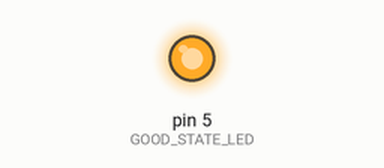
This sketch was run on a simulated Arduino Uno, built with avr-gcc and run on an emulated ATmega328P. Parts: output pins drawn as LEDs (lit = HIGH). Wiring (inferred from the names in the program): 24Cxx EEPROM at I2C address 0x50. EEPROM starts erased; what the sketch prints to the serial monitor is not drawn.

Above: at 0.1 s.
Timing chart, 0 to 1.6 s (numbered marks = the images above):
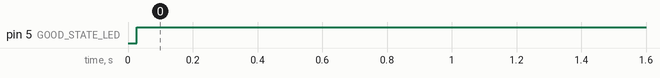

Measured:
- by itself, pin 5 (GOOD_STATE_LED): LOW → HIGH at 0.03 s

The sketch:

pc_memory_writer.ino
```cpp
#include <Wire.h>

const int32_t BATTERY_POWER_VALUE = int32_t(300) * int32_t(60) * 120;

const int GOOD_STATE_LED = 5;
const uint8_t BATTERY_ADDRESS = 80;
const uint8_t ONE_BYTE_SIZE = 1;
uint16_t BATTERY_CURSOR = 21; // for 2021 year, change it to 22 in 2022
uint16_t cursorAddress = 0;

int32_t readByteAsInt32() {
  int32_t rdata = 0xFF;

  Wire.beginTransmission(BATTERY_ADDRESS);
  //Wire.write((int)(cursorAddress >> 8));   // MSB
  Wire.write((int)(cursorAddress & 0xFF)); // LSB
  Wire.endTransmission();

  Wire.requestFrom(BATTERY_ADDRESS, ONE_BYTE_SIZE);

  if (Wire.available()) {
    rdata = Wire.read();
    ++cursorAddress;
    //Serial.print("new data from I2C: ");
    //Serial.println(rdata);
  }

  return rdata;
}

void writeInt32AsByte(int32_t value) {
  Serial.print("write byte value ");
  Serial.print(value);
  Serial.print(" to the address ");
  Serial.println(cursorAddress);

  //i2ceeprom.write8(cursorAddress, value);
  Wire.beginTransmission(BATTERY_ADDRESS);
  //Wire.write((int)(cursorAddress >> 8));   // MSB
  Wire.write((int)(cursorAddress & 0xFF)); // LSB
  Wire.write(value);
  Wire.endTransmission();

   ++cursorAddress;
  delay(5);


}

int32_t readNextInt32() {
  int32_t a = readByteAsInt32();
  int32_t b = readByteAsInt32();
  int32_t c = readByteAsInt32();
  int32_t d = readByteAsInt32();
  return a | (b << 8) | (c << 16) | (d << 24);
}

void writeNextInt32(int32_t value) {
  int32_t a = value & 0xFF;
  int32_t b = (value >> 8) & 0xFF;
  int32_t c = (value >> 16) & 0xFF;
  int32_t d = (value >> 24) & 0xFF;

  writeInt32AsByte(a);
  writeInt32AsByte(b);
  writeInt32AsByte(c);
  writeInt32AsByte(d);
}

bool testBatteryMemory() {
  Wire.begin();
  Wire.beginTransmission(BATTERY_ADDRESS);
  int error = Wire.endTransmission();
  Serial.print("Error: ");
  Serial.print(error);

  if (error == 0) {
    Serial.println(": battery OK");
    return true;
  } else {
    Serial.println(": battery not found.");
    return false;
  }
}


int32_t readBatteryValue() {
  cursorAddress = BATTERY_CURSOR;
  int32_t value = readNextInt32();
  return value;
}

void updateBatteryValue(int32_t newValue) {
  cursorAddress = BATTERY_CURSOR;
  int32_t oldValue = readNextInt32();
  if (oldValue == newValue) {
    Serial.println("same value, skip");
    return;
  }

  cursorAddress = BATTERY_CURSOR;
  writeNextInt32(newValue);
}

void setup() {
  Serial.begin(115200);
  Wire.begin();
  pinMode(GOOD_STATE_LED, OUTPUT);
}


void loop() {
  digitalWrite(GOOD_STATE_LED, LOW);

  Serial.println("test I2C memory");
  bool batteryMemoryStatus = testBatteryMemory();
  if (not batteryMemoryStatus) {
    Serial.println("no battery #103");
    delay(100);
    return;
  }

  Serial.println("write BATTERY charge value ");
  Serial.println(BATTERY_POWER_VALUE);
  updateBatteryValue(BATTERY_POWER_VALUE);

  digitalWrite(GOOD_STATE_LED, HIGH);
  delay(100);
}
```
